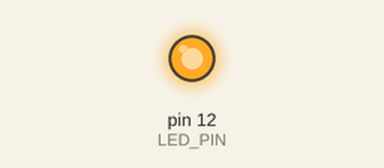
Simulated run of this sketch. Board: Arduino Uno, built with avr-gcc and run on an emulated ATmega328P. Shown: output pins drawn as LEDs (lit = HIGH).

Above: at 1.0 s.
At 5.5 s:
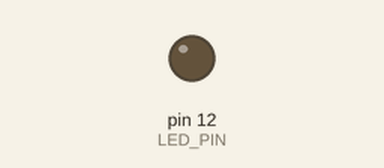
Timing chart, 0 to 6.9 s (numbered marks = the images above):
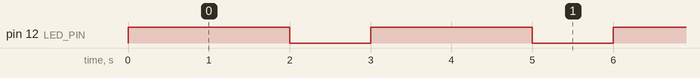

Measured:
- by itself, pin 12 (LED_PIN): alternates HIGH for 2.0 s and LOW for 1.0 s

The sketch:

arduinoLEDs.ino
```cpp
#define LED_PIN 12

void setup() {
  //Serial.begin(9600);
  //Serial.println("Hello world!");
  pinMode(LED_PIN, OUTPUT);
}

void loop() {
  // put your main code here, to run repeatedly:
  digitalWrite(LED_PIN, HIGH);
  //Serial.println("LED On");
  delay(2000);
  digitalWrite(LED_PIN, LOW);
  //Serial.println("LED Off");
  delay(1000);
}
```
